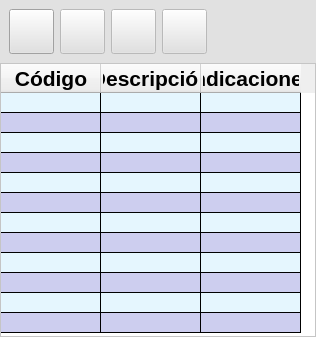
         <widget class="QWidget" name="P3Diagnosis">
          <layout class="QGridLayout" name="gridLayout_8">
           <property name="leftMargin">
            <number>0</number>
           </property>
           <property name="topMargin">
            <number>0</number>
           </property>
           <property name="rightMargin">
            <number>0</number>
           </property>
           <property name="bottomMargin">
            <number>0</number>
           </property>
           <property name="spacing">
            <number>0</number>
           </property>
           <item row="0" column="0">
            <widget class="QWidget" name="widget_6" native="true">
             <property name="styleSheet">
              <string notr="true">QWidget{
	background-color: #E1E1E1;
	color: #000000;
}</string>
             </property>
             <layout class="QGridLayout" name="gridLayout_13">
              <item row="0" column="0">
               <widget class="QPushButton" name="addDiagnosisButton">
                <property name="minimumSize">
                 <size>
                  <width>45</width>
                  <height>45</height>
                 </size>
                </property>
                <property name="maximumSize">
                 <size>
                  <width>45</width>
                  <height>45</height>
                 </size>
                </property>
                <property name="styleSheet">
                 <string notr="true">QPushButton {
	pading 8px 0 8px 15px;
}</string>
                </property>
                <property name="icon">
                 <iconset theme="document-new" resource="icons.qrc">
                  <normaloff>:/icons/Icons/add.svg</normaloff>:/icons/Icons/add.svg</iconset>
                </property>
                <property name="iconSize">
                 <size>
                  <width>30</width>
                  <height>30</height>
                 </size>
                </property>
               </widget>
              </item>
              <item row="0" column="4">
               <spacer name="horizontalSpacer_3">
                <property name="orientation">
                 <enum>Qt::Horizontal</enum>
                </property>
                <property name="sizeHint" stdset="0">
                 <size>
                  <width>40</width>
                  <height>20</height>
                 </size>
                </property>
               </spacer>
              </item>
              <item row="0" column="1">
               <widget class="QPushButton" name="modifyDiagnosisButton">
                <property name="enabled">
                 <bool>false</bool>
                </property>
                <property name="minimumSize">
                 <size>
                  <width>45</width>
                  <height>45</height>
                 </size>
                </property>
                <property name="maximumSize">
                 <size>
                  <width>45</width>
                  <height>45</height>
                 </size>
                </property>
                <property name="icon">
                 <iconset resource="icons.qrc">
                  <normaloff>:/icons/Icons/modify.svg</normaloff>:/icons/Icons/modify.svg</iconset>
                </property>
                <property name="iconSize">
                 <size>
                  <width>30</width>
                  <height>30</height>
                 </size>
                </property>
               </widget>
              </item>
              <item row="0" column="3">
               <widget class="QPushButton" name="searchDiagnosisButton">
                <property name="enabled">
                 <bool>false</bool>
                </property>
                <property name="minimumSize">
                 <size>
                  <width>45</width>
                  <height>45</height>
                 </size>
                </property>
                <property name="icon">
                 <iconset resource="icons.qrc">
                  <normaloff>:/icons/Icons/search.svg</normaloff>:/icons/Icons/search.svg</iconset>
                </property>
                <property name="iconSize">
                 <size>
                  <width>30</width>
                  <height>30</height>
                 </size>
                </property>
               </widget>
              </item>
              <item row="0" column="2">
               <widget class="QPushButton" name="removeDiagnosisButton">
                <property name="enabled">
                 <bool>false</bool>
                </property>
                <property name="minimumSize">
                 <size>
                  <width>45</width>
                  <height>45</height>
                 </size>
                </property>
                <property name="maximumSize">
                 <size>
                  <width>45</width>
                  <height>45</height>
                 </size>
                </property>
                <property name="icon">
                 <iconset resource="icons.qrc">
                  <normaloff>:/icons/Icons/remove.svg</normaloff>:/icons/Icons/remove.svg</iconset>
                </property>
                <property name="iconSize">
                 <size>
                  <width>30</width>
                  <height>30</height>
                 </size>
                </property>
               </widget>
              </item>
             </layout>
            </widget>
           </item>
           <item row="1" column="0">
            <widget class="QTableWidget" name="diagnosisTable">
             <property name="focusPolicy">
              <enum>Qt::ClickFocus</enum>
             </property>
             <property name="styleSheet">
              <string notr="true">QTableWidget{
	gridline-color: #000000;
    color: #000000;
	background-color: #FFFFFF;
}
QTableWidget::item:alternate{
    background-color: #CDCEEF;
	color: #000000;
}
QTableWidget::item{
    background-color: #E5F6FE;
	color: #000000;
}
QTableWidget::item:selected {
    background-color: #8F90DA;
	color: #000000;
}</string>
             </property>
             <property name="sizeAdjustPolicy">
              <enum>QAbstractScrollArea::AdjustToContents</enum>
             </property>
             <property name="editTriggers">
              <set>QAbstractItemView::NoEditTriggers</set>
             </property>
             <property name="alternatingRowColors">
              <bool>true</bool>
             </property>
             <property name="selectionMode">
              <enum>QAbstractItemView::SingleSelection</enum>
             </property>
             <property name="selectionBehavior">
              <enum>QAbstractItemView::SelectRows</enum>
             </property>
             <property name="rowCount">
              <number>12</number>
             </property>
             <attribute name="horizontalHeaderVisible">
              <bool>true</bool>
             </attribute>
             <attribute name="horizontalHeaderMinimumSectionSize">
              <number>15</number>
             </attribute>
             <attribute name="horizontalHeaderDefaultSectionSize">
              <number>100</number>
             </attribute>
             <attribute name="verticalHeaderVisible">
              <bool>false</bool>
             </attribute>
             <attribute name="verticalHeaderMinimumSectionSize">
              <number>15</number>
             </attribute>
             <attribute name="verticalHeaderDefaultSectionSize">
              <number>20</number>
             </attribute>
             <row/>
             <row/>
             <row/>
             <row/>
             <row/>
             <row/>
             <row/>
             <row/>
             <row/>
             <row/>
             <row/>
             <row/>
             <column>
              <property name="text">
               <string>Código</string>
              </property>
              <property name="font">
               <font>
                <family>Arial</family>
                <pointsize>16</pointsize>
                <bold>true</bold>
               </font>
              </property>
             </column>
             <column>
              <property name="text">
               <string>Descripción</string>
              </property>
              <property name="font">
               <font>
                <family>Arial</family>
                <pointsize>16</pointsize>
                <bold>true</bold>
               </font>
              </property>
             </column>
             <column>
              <property name="text">
               <string>Indicaciones</string>
              </property>
              <property name="font">
               <font>
                <family>Arial</family>
                <pointsize>16</pointsize>
                <bold>true</bold>
               </font>
              </property>
             </column>
            </widget>
           </item>
          </layout>
         </widget>
